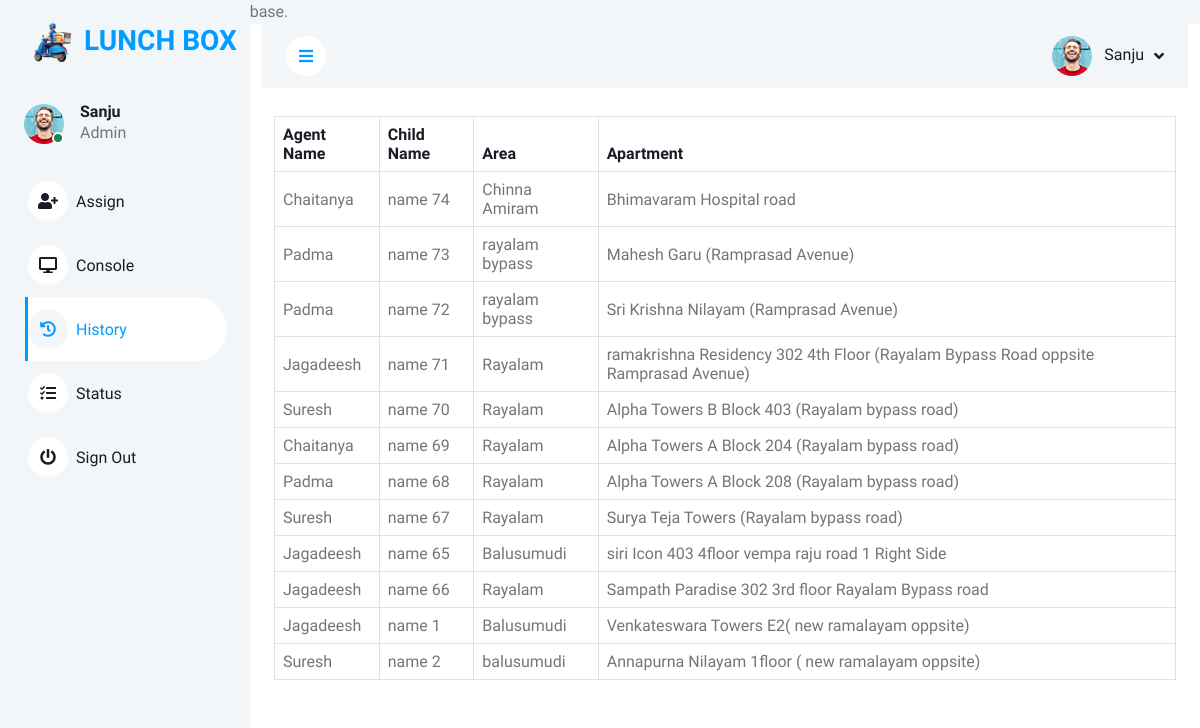
The app's page /history.php (signed in) with its own data.
### tables this page shows
CREATE TABLE `deliveryagent` (
  `agent_id` int(11) NOT NULL,
  `agent_name` varchar(250) NOT NULL,
  `agent_number` varchar(12) NOT NULL
);

CREATE TABLE `child` (
  `c_id` int(11) NOT NULL,
  `c_name` varchar(250) NOT NULL,
  `c_class` varchar(30) NOT NULL,
  `c_age` int(11) NOT NULL,
  `p_id` int(11) NOT NULL,
  `s_id` int(11) NOT NULL,
  `sub_id` int(11) NOT NULL
);

CREATE TABLE `address` (
  `addr_id` int(11) NOT NULL,
  `area` varchar(250) NOT NULL,
  `apartment` varchar(100) NOT NULL,
  `pincode` int(6) NOT NULL
);

### history.php (the view, shortened to what this page needs)
<?php
include_once 'db/connect.php';
?>
<!DOCTYPE html>
<html lang="en">
<head>
    <link href="https://cdnjs.cloudflare.com/ajax/libs/font-awesome/5.10.0/css/all.min.css" rel="stylesheet">
    <link href="https://cdn.jsdelivr.net/npm/bootstrap-icons@1.4.1/font/bootstrap-icons.css" rel="stylesheet">
    <link href="lib/owlcarousel/assets/owl.carousel.min.css" rel="stylesheet">
    <link href="lib/tempusdominus/css/tempusdominus-bootstrap-4.min.css" rel="stylesheet" />
    <link href="css/bootstrap.min.css" rel="stylesheet">
    <link href="css/style.css" rel="stylesheet">
<body>
    <div class="content">
        <div class="container-fluid">
        <?php include 'sidebar.php'; ?>
            <?php include 'navbar.php'; ?>
        </div>
        <div class="container-fluid pt-1 pb-1 px-4 mt-4 bg-white">
            <div class=" table table-responsive">
                <table class="table text-start align-middle table-bordered table-hover mb-0">
                    <thead>
                        <tr class="text-dark">
                            <th scope="col">Agent Name</th>
                            <th scope="col">Child Name</th>
                            <th scope="col">Area</th>
                            <th scope="col">Apartment</th>
                        </tr>
                    </thead>
                    <tbody>
                        <?php
                        $sql = "SELECT da.agent_name, p.p_name, c.c_name, c.c_class, a.area, a.apartment, a.pincode
                        FROM trips t
                        INNER JOIN deliveryagent da ON t.agent_id = da.agent_id
                        INNER JOIN child c ON t.c_id = c.c_id
                        INNER JOIN parent p ON c.p_id = p.p_id
                        INNER JOIN address a ON p.addr_id = a.addr_id";
                        $result = $conn->query($sql);
                        if ($result->num_rows > 0) {
                            while ($row = $result->fetch_assoc()) {
                                $agentName = $row["agent_name"];
                                $childName = $row["c_name"];
                                $area = $row["area"];
                                $apartment = $row["apartment"];
                                echo "<tr>";
                                echo "<td>" . $agentName . "</td>";
                                echo "<td>" . $childName . "</td>";
                                echo "<td>" . $area . "</td>";
                                echo "<td>" . $apartment . "</td>";
                                echo "</tr>";
                            }
                        } else {
                            echo "<tr>";
                            echo "<td colspan='6'>No data found.</td>";
                            echo "</tr>";
                        }
                        ?>
                    </tbody>
                </table>
            </div>
        </div>
    </div>
</body>
</html>

### sidebar.php (shortened to what this page needs)
<?php
    include_once 'db/connect.php';
    $query = "SELECT * FROM admin WHERE username='$_SESSION[username]'";
    $data = mysqli_query($conn, $query);
    $result = mysqli_fetch_assoc($data);
    $name = $result['name'];
?>
<div class="sidebar pe-4 pb-3">
    <nav class="navbar bg-light navbar-light">
        <a href="index.php" class="navbar-brand mx-4 mb-3">
            <h3 class="text-primary"><img src="./img/icon.png" style="width: 60px; height: auto;">LUNCH BOX</h3>
        </a>
        <div class="d-flex align-items-center ms-4 mb-4">
            <div class="position-relative">
                <img class="rounded-circle" src="img/user.jpg" alt="" style="width: 40px; height: 40px;">
                <div class="bg-success rounded-circle border border-2 border-white position-absolute end-0 bottom-0 p-1"></div>
            </div>
            <div class="ms-3">
                <h6 class="mb-0"><?php echo $name; ?></h6>
                <span>Admin</span>
            </div>
        </div>
        <div class="navbar-nav w-100">
            <a href="index.php" id="nav-link-assign" class="nav-item nav-link"><i class="fa fa-user-plus me-2"></i>Assign</a>
            <a href="console.php" id='nav-link-console' class="nav-item nav-link"><i class="fa fa-desktop me-2"></i>Console</a>
            <a href="history.php" id='nav-link-history' class="nav-item nav-link"><i class="fa fa-history me-2"></i>History</a>
            <a href="status.php" id='nav-link-status' class="nav-item nav-link"><i class="fa fa-tasks me-2"></i>Status</a>
            <a href="?logout" class="nav-item nav-link"><i class="fa fa-power-off me-2"></i>Sign Out</a>
        </div>
    </nav>
</div>

### navbar.php (shortened to what this page needs)
<?php
    include_once 'db/connect.php';
    $query = "SELECT * FROM admin WHERE username='$_SESSION[username]'";
    $data = mysqli_query($conn, $query);
    $result = mysqli_fetch_assoc($data);
    $name = $result['name'];
?>
<nav class="navbar navbar-expand bg-light navbar-light sticky-top px-4 py-0">
    <a href="#" class="sidebar-toggler flex-shrink-0">
        <i class="fa fa-bars"></i>
    </a>
    <div class="navbar-nav align-items-center ms-auto">
        <div class="nav-item dropdown">
            <a href="#" class="nav-link dropdown-toggle" data-bs-toggle="dropdown">
                <img class="rounded-circle me-lg-2" src="img/user.jpg" alt="" style="width: 40px; height: 40px;">
                <span class="d-none d-lg-inline-flex"><?php echo $name; ?></span>
            </a>
        </div>
    </div>
</nav>

### css/style.css (style rules this page uses)
:root { --primary: #009CFF; --light: #F3F6F9; --dark: #191C24; }
.sidebar { position: fixed; top: 0; left: 0; bottom: 0; width: 250px; height: 100vh; overflow-y: auto; background: var(--light); transition: 0.5s; z-index: 999; }
.content { margin-left: 250px; min-height: 100vh; background: #FFFFFF; transition: 0.5s; }
@media (min-width: 992px) { .sidebar { margin-left: 0; } }
@media (min-width: 992px) { .content { width: calc(100% - 250px); } }
.sidebar .navbar .navbar-nav .nav-link { padding: 7px 20px; color: var(--dark); font-weight: 500; border-left: 3px solid var(--light); border-radius: 0 30px 30px 0; outline: none; }
.sidebar .navbar .navbar-nav .nav-link:hover, .sidebar .navbar .navbar-nav .nav-link.active { color: var(--primary); background: #FFFFFF; border-color: var(--primary); }
.sidebar .navbar .navbar-nav .nav-link i { width: 40px; height: 40px; display: inline-flex; align-items: center; justify-content: center; background: #FFFFFF; border-radius: 40px; }
.sidebar .navbar .navbar-nav .nav-link:hover i, .sidebar .navbar .navbar-nav .nav-link.active i { background: var(--light); }
.content .navbar .navbar-nav .nav-link { margin-left: 25px; padding: 12px 0; color: var(--dark); outline: none; }
.content .navbar .navbar-nav .nav-link:hover, .content .navbar .navbar-nav .nav-link.active { color: var(--primary); }
.content .navbar .sidebar-toggler, .content .navbar .navbar-nav .nav-link i { width: 40px; height: 40px; display: inline-flex; align-items: center; justify-content: center; background: #FFFFFF; border-radius: 40px; }
.content .navbar .dropdown-toggle::after { margin-left: 6px; vertical-align: middle; border: none; content: "\f107"; font-family: "Font Awesome 5 Free"; font-weight: 900; transition: .5s; }

### records on screen
deliveryagent: agent_name "Chaitanya", child.c_name "name 74", address.area "Chinna Amiram", address.apartment "Bhimavaram Hospital road", child.c_name "name 69", address.area "Rayalam", address.apartment "Alpha Towers A Block 204 (Rayalam bypass road)"
deliveryagent: agent_name "Padma", child.c_name "name 73", address.area "rayalam bypass", address.apartment "Mahesh Garu (Ramprasad Avenue)", child.c_name "name 72", address.apartment "Sri Krishna Nilayam (Ramprasad Avenue)", child.c_name "name 68", address.area "Rayalam", address.apartment "Alpha Towers A Block 208 (Rayalam bypass road)"
deliveryagent: agent_name "Jagadeesh", child.c_name "name 71", address.area "Rayalam", address.apartment "ramakrishna Residency 302 4th Floor (Rayalam Bypass Road oppsite Ramprasad Avenue)", child.c_name "name 65", address.area "Balusumudi", address.apartment "siri Icon 403 4floor vempa raju road 1 Right Side", child.c_name "name 66", address.apartment "Sampath Paradise 302 3rd floor Rayalam Bypass road", child.c_name "name 1", address.apartment "Venkateswara Towers E2( new ramalayam oppsite)"
deliveryagent: agent_name "Suresh", child.c_name "name 70", address.area "Rayalam", address.apartment "Alpha Towers B Block 403 (Rayalam bypass road)", child.c_name "name 67", address.apartment "Surya Teja Towers (Rayalam bypass road)", child.c_name "name 2", address.area "balusumudi", address.apartment "Annapurna Nilayam 1floor ( new ramalayam oppsite)"

### other values on screen
$name "Sanju"
